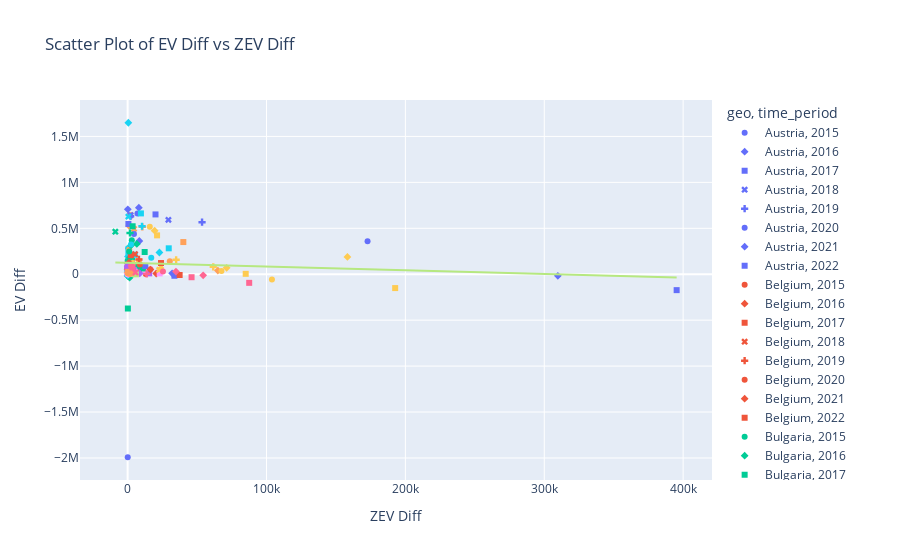

Notebook code cell kept with this figure:
### Markdown cell above
# Deelvraag 2

### Code cell
fig = px.scatter(
    df_cleaned,
    x='zev_diff',
    y='ev_diff',
    color='geo',
    symbol='time_period',
    labels={'ev_diff': 'EV Diff', 'zev_diff': 'ZEV Diff'},
    trendline='ols',
    title="OLD - Scatter Plot of EV Diff vs ZEV Diff",
    trendline_scope='overall'
)

fig.show()
